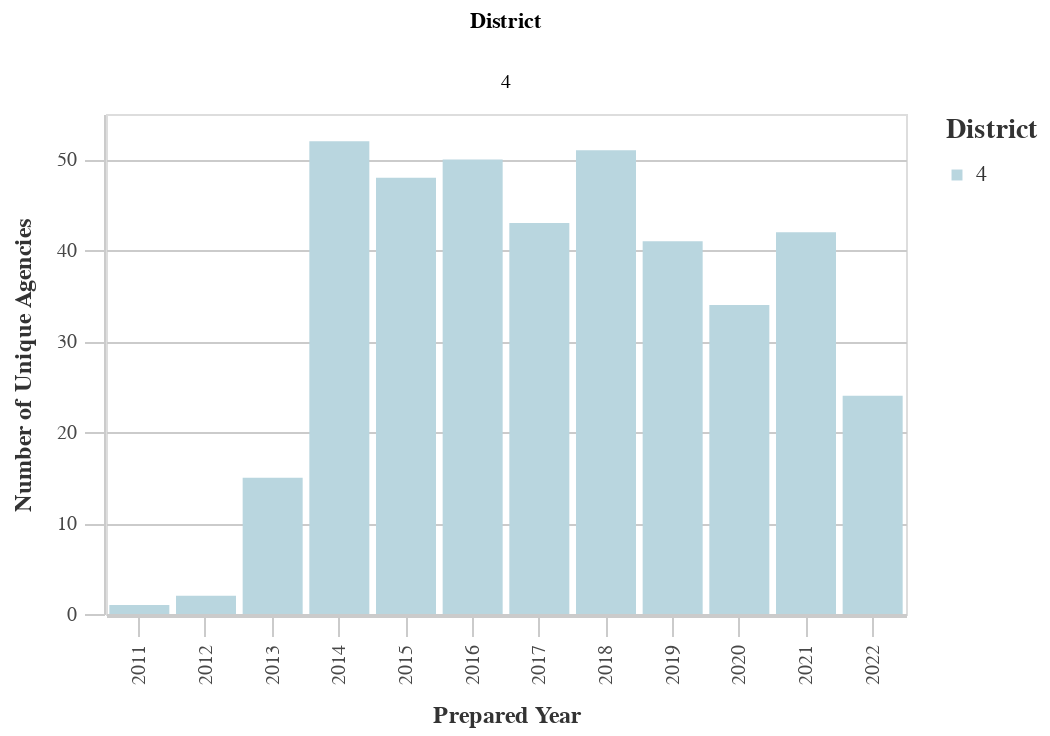

The notebook cell this image was saved under:
### Markdown cell above
### Number of Unique Prefix Codes by District

### Code cell
#Unique Prefixes by Dist
dist_years_prefix = ((
        df
        >> group_by(_.prepared_y, _.dist)
        >> summarize(n=_.prefix.nunique())
        >> arrange(-_.prepared_y)
    ).rename(columns={'dist':'District', 'n':'Count'}))

chart11 = (alt.Chart(dist_years_prefix).mark_bar().encode(
        column='District:N',
        x=alt.X('prepared_y:O', title='Prepared Year'),
        y=alt.Y('Count:Q', title='Number of Unique Agencies'),
        color = alt.Color("District:N", 
                              scale=alt.Scale(
                                  range=altair_utils.CALITP_SEQUENTIAL_COLORS),  
                               legend=alt.Legend(title="District")
                              )
                              ))
chart11 = styleguide.preset_chart_config(chart11)
chart11 = _dla_utils.add_tooltip(chart11, 'prepared_y','Count')
    

display(chart11)

### Figure 1 — Vega-Lite specification as saved in the notebook (floating-point values rounded to 4 significant figures)
{"config": {"view": {"continuousWidth": 400, "continuousHeight": 300}, "axis": {"domainColor": "#cbcbcb", "grid": true, "gridColor": "#cbcbcb", "gridWidth": 1, "labelColor": "#474747", "labelFont": "Nunito Sans", "labelFontSize": 10, "labelPadding": 4, "tickColor": "#cbcbcb", "tickSize": 10, "titleColor": "#333", "titleFont": "Raleway", "titleFontSize": 12, "titlePadding": 10}, "axisBand": {"grid": false}, "background": "white", "font": "Raleway", "header": {"labelFont": "Nunito Sans", "titleFont": "Raleway"}, "legend": {"labelColor": "#333", "labelFont": "Nunito Sans", "labelFontSize": 11, "labelLimit": 0, "padding": 1, "symbolSize": 30, "symbolType": "square", "titleColor": "#333", "titleFont": "Raleway", "titleFontSize": 14, "titlePadding": 10}, "title": {"anchor": "middle", "font": "Raleway", "fontSize": 18, "fontWeight": 300, "offset": 20}}, "data": {"name": "data-95534a96a6c3103bb4ba29867cebe80f"}, "mark": "bar", "encoding": {"color": {"field": "District", "legend": {"title": "District"}, "scale": {"range": ["#B9D6DF", "#8CBCCB", "#2EA8CE", "#136C97", "#0B405B"]}, "type": "nominal"}, "column": {"field": "District", "type": "nominal"}, "tooltip": [{"field": "prepared_y", "type": "quantitative"}, {"field": "Count", "type": "quantitative"}], "x": {"field": "prepared_y", "title": "Prepared Year", "type": "ordinal"}, "y": {"field": "Count", "title": "Number of Unique Agencies", "type": "quantitative"}}, "height": 250, "width": 400, "$schema": "https://vega.github.io/schema/vega-lite/v4.17.0.json", "datasets": {"data-95534a96a6c3103bb4ba29867cebe80f": [{"prepared_y": 2022.0, "District": 4, "Count": 24}, {"prepared_y": 2021.0, "District": 4, "Count": 42}, {"prepared_y": 2020.0, "District": 4, "Count": 34}, {"prepared_y": 2019.0, "District": 4, "Count": 41}, {"prepared_y": 2018.0, "District": 4, "Count": 51}, {"prepared_y": 2017.0, "District": 4, "Count": 43}, {"prepared_y": 2016.0, "District": 4, "Count": 50}, {"prepared_y": 2015.0, "District": 4, "Count": 48}, {"prepared_y": 2014.0, "District": 4, "Count": 52}, {"prepared_y": 2013.0, "District": 4, "Count": 15}, {"prepared_y": 2012.0, "District": 4, "Count": 2}, {"prepared_y": 2011.0, "District": 4, "Count": 1}]}}
